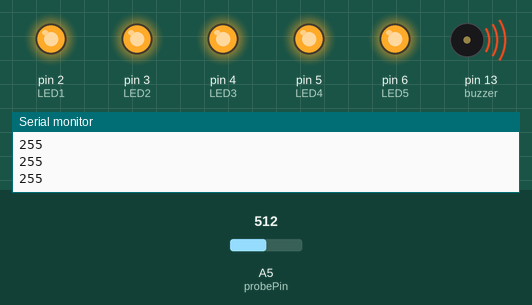
Recording of a sketch running on a simulated Arduino Uno, built with avr-gcc and run on an emulated ATmega328P. Shown: output pins drawn as LEDs (lit = HIGH), buzzer (waves = sounding), the last lines printed to the serial monitor. The inputs (shaded band) are chosen by the test bench; at power-on: A5 (probePin) = 512.

Above: at 1.2 s.
1.3 s: A5 (probePin) set to 5
At 2.5 s:
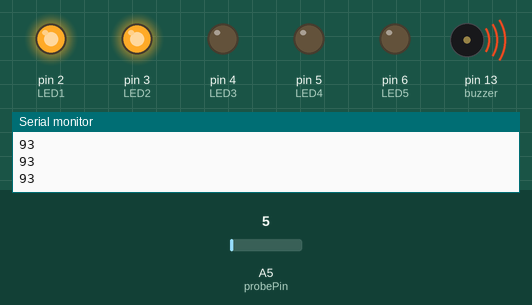
2.8 s: A5 (probePin) set to 22
At 4.1 s:
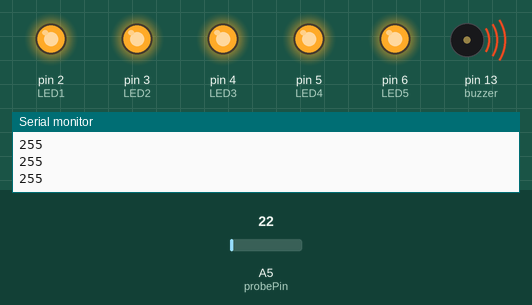
Timing chart, 0 to 5.8 s (numbered marks = the images above; inputs shaded):
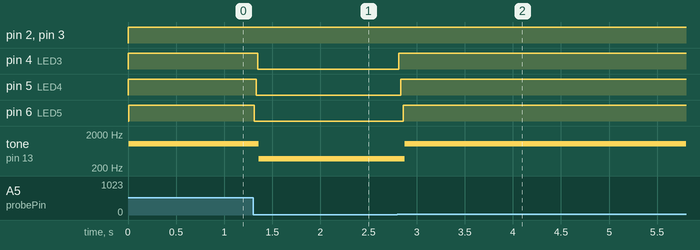

The sketch:

GhostDetector.ino
```cpp
#define NUMREADINGS 15

int senseLimit = 12;
int probePin = A5;
int val = 0;

int LED1 = 2;
int LED2 = 3;
int LED3 = 4;
int LED4 = 5;
int LED5 = 6;

int buzzer = 13;

int buzzerTone = 0;

unsigned long previousMillis = 0;
const long interval = 1000;

int readings[NUMREADINGS];
int index = 0;
int total = 0;
int average = 0;

void setup()
{

    pinMode(2, OUTPUT);
    pinMode(3, OUTPUT);
    pinMode(4, OUTPUT);
    pinMode(5, OUTPUT);
    pinMode(6, OUTPUT);
    pinMode(13, OUTPUT);

    Serial.begin(9600);

    for (int i = 0; i < NUMREADINGS; i++)
        readings[i] = 0;
}

void loop()
{
    val = analogRead(probePin);

    if (val >= 1)
    {

        val = constrain(val, 1, senseLimit);
        val = map(val, 1, senseLimit, 1, 255);

        total -= readings[index];
        readings[index] = val;
        total += readings[index];
        index = (index + 1);

        if (index >= NUMREADINGS)
            index = 0;

        average = total / NUMREADINGS;

        if (average > 15)
        {
            digitalWrite(LED1, HIGH);
        }
        else
        {
            digitalWrite(LED1, LOW);
            noTone(buzzer);
        }

        if (average > 65)
        {
            digitalWrite(LED2, HIGH);
        }
        else
        {
            digitalWrite(LED2, LOW);
        }

        if (average > 115)
        {
            digitalWrite(LED3, HIGH);
        }
        else
        {
            digitalWrite(LED3, LOW);
        }

        if (average > 165)
        {
            digitalWrite(LED4, HIGH);
        }
        else
        {
            digitalWrite(LED4, LOW);
        }

        if (average > 215)
        {
            digitalWrite(LED5, HIGH);

        }
        else
        {
            digitalWrite(LED5, LOW);
        }
        tone(buzzer, average*4);

        Serial.println(val);
    }
}
```

Measured:
- after the input at 1.3 s, pin 4 (LED3): HIGH → LOW after 0.05 s; pin 5 (LED4), pin 6 (LED5): HIGH → LOW at once; tone on pin 13 (buzzer): 1020 Hz → 372 Hz after 0.06 s
- after the input at 2.8 s, pin 4 (LED3), pin 5 (LED4): LOW → HIGH at once; pin 6 (LED5): LOW → HIGH after 0.06 s; tone on pin 13 (buzzer): 372 Hz → 1020 Hz after 0.08 s
